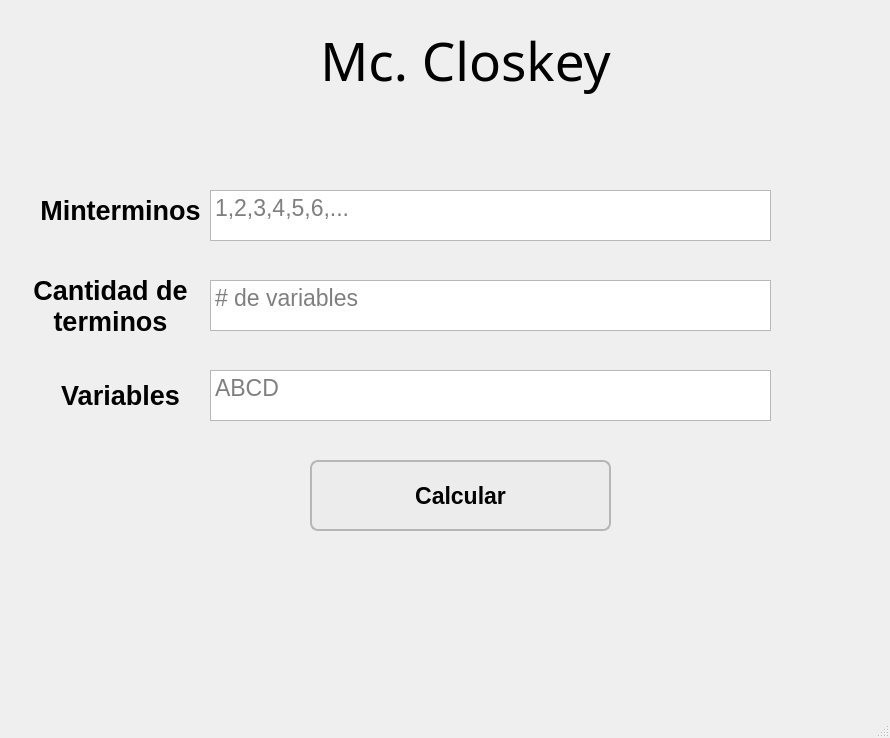
<?xml version="1.0" encoding="UTF-8"?>
<ui version="4.0">
 <class>MainWindow</class>
 <widget class="QMainWindow" name="MainWindow">
  <property name="geometry">
   <rect>
    <x>0</x>
    <y>0</y>
    <width>890</width>
    <height>738</height>
   </rect>
  </property>
  <property name="windowTitle">
   <string>MainWindow</string>
  </property>
  <property name="styleSheet">
   <string notr="true">Qlabel{
font-weight: 1000;
}</string>
  </property>
  <widget class="QWidget" name="centralwidget">
   <widget class="QLabel" name="Titulo_principal">
    <property name="geometry">
     <rect>
      <x>240</x>
      <y>10</y>
      <width>451</width>
      <height>101</height>
     </rect>
    </property>
    <property name="font">
     <font>
      <family>CountryBlueprint</family>
      <pointsize>40</pointsize>
      <italic>false</italic>
      <fontweight>Black</fontweight>
     </font>
    </property>
    <property name="styleSheet">
     <string notr="true">Qlabel{font-weight: 8000;}</string>
    </property>
    <property name="text">
     <string>Mc. Closkey</string>
    </property>
    <property name="alignment">
     <set>Qt::AlignmentFlag::AlignCenter</set>
    </property>
   </widget>
   <widget class="QLabel" name="label_minterminos">
    <property name="geometry">
     <rect>
      <x>30</x>
      <y>180</y>
      <width>181</width>
      <height>61</height>
     </rect>
    </property>
    <property name="font">
     <font>
      <pointsize>20</pointsize>
      <bold>true</bold>
     </font>
    </property>
    <property name="text">
     <string>Minterminos</string>
    </property>
    <property name="alignment">
     <set>Qt::AlignmentFlag::AlignCenter</set>
    </property>
   </widget>
   <widget class="QPushButton" name="calcular">
    <property name="geometry">
     <rect>
      <x>310</x>
      <y>460</y>
      <width>301</width>
      <height>71</height>
     </rect>
    </property>
    <property name="font">
     <font>
      <pointsize>17</pointsize>
      <bold>true</bold>
     </font>
    </property>
    <property name="cursor">
     <cursorShape>PointingHandCursor</cursorShape>
    </property>
    <property name="styleSheet">
     <string notr="true">QPushButton{
                                 padding: 20;
                                   background-color: rgb(236, 236, 236);
                                   border: 2px solid rgb(182, 182, 182);
                                   border-radius: 8px;
}</string>
    </property>
    <property name="text">
     <string>Calcular</string>
    </property>
   </widget>
   <widget class="QLabel" name="label_cantidad">
    <property name="geometry">
     <rect>
      <x>10</x>
      <y>260</y>
      <width>201</width>
      <height>91</height>
     </rect>
    </property>
    <property name="font">
     <font>
      <pointsize>20</pointsize>
      <bold>true</bold>
     </font>
    </property>
    <property name="text">
     <string>Cantidad de terminos</string>
    </property>
    <property name="alignment">
     <set>Qt::AlignmentFlag::AlignCenter</set>
    </property>
    <property name="wordWrap">
     <bool>true</bool>
    </property>
   </widget>
   <widget class="QTextEdit" name="cant_variables">
    <property name="geometry">
     <rect>
      <x>210</x>
      <y>280</y>
      <width>561</width>
      <height>51</height>
     </rect>
    </property>
    <property name="font">
     <font>
      <family>Arial</family>
      <pointsize>17</pointsize>
     </font>
    </property>
    <property name="html">
     <string>&lt;!DOCTYPE HTML PUBLIC &quot;-//W3C//DTD HTML 4.0//EN&quot; &quot;http://www.w3.org/TR/REC-html40/strict.dtd&quot;&gt;
&lt;html&gt;&lt;head&gt;&lt;meta name=&quot;qrichtext&quot; content=&quot;1&quot; /&gt;&lt;meta charset=&quot;utf-8&quot; /&gt;&lt;style type=&quot;text/css&quot;&gt;
p, li { white-space: pre-wrap; }
hr { height: 1px; border-width: 0; }
li.unchecked::marker { content: &quot;\2610&quot;; }
li.checked::marker { content: &quot;\2612&quot;; }
&lt;/style&gt;&lt;/head&gt;&lt;body style=&quot; font-family:'Arial'; font-size:17pt; font-weight:400; font-style:normal;&quot;&gt;
&lt;p align=&quot;center&quot; style=&quot;-qt-paragraph-type:empty; margin-top:0px; margin-bottom:0px; margin-left:0px; margin-right:0px; -qt-block-indent:0; text-indent:0px; font-family:'Segoe UI'; font-size:15pt;&quot;&gt;&lt;br /&gt;&lt;/p&gt;&lt;/body&gt;&lt;/html&gt;</string>
    </property>
    <property name="acceptRichText">
     <bool>true</bool>
    </property>
    <property name="placeholderText">
     <string># de variables</string>
    </property>
   </widget>
   <widget class="QTextEdit" name="minterminos">
    <property name="geometry">
     <rect>
      <x>210</x>
      <y>190</y>
      <width>561</width>
      <height>51</height>
     </rect>
    </property>
    <property name="font">
     <font>
      <family>Arial</family>
      <pointsize>17</pointsize>
     </font>
    </property>
    <property name="html">
     <string>&lt;!DOCTYPE HTML PUBLIC &quot;-//W3C//DTD HTML 4.0//EN&quot; &quot;http://www.w3.org/TR/REC-html40/strict.dtd&quot;&gt;
&lt;html&gt;&lt;head&gt;&lt;meta name=&quot;qrichtext&quot; content=&quot;1&quot; /&gt;&lt;meta charset=&quot;utf-8&quot; /&gt;&lt;style type=&quot;text/css&quot;&gt;
p, li { white-space: pre-wrap; }
hr { height: 1px; border-width: 0; }
li.unchecked::marker { content: &quot;\2610&quot;; }
li.checked::marker { content: &quot;\2612&quot;; }
&lt;/style&gt;&lt;/head&gt;&lt;body style=&quot; font-family:'Arial'; font-size:17pt; font-weight:400; font-style:normal;&quot;&gt;
&lt;p align=&quot;center&quot; style=&quot;-qt-paragraph-type:empty; margin-top:0px; margin-bottom:0px; margin-left:0px; margin-right:0px; -qt-block-indent:0; text-indent:0px; font-family:'Segoe UI'; font-size:15pt;&quot;&gt;&lt;br /&gt;&lt;/p&gt;&lt;/body&gt;&lt;/html&gt;</string>
    </property>
    <property name="acceptRichText">
     <bool>true</bool>
    </property>
    <property name="placeholderText">
     <string>1,2,3,4,5,6,...</string>
    </property>
   </widget>
   <widget class="QLabel" name="label_variabls">
    <property name="geometry">
     <rect>
      <x>20</x>
      <y>350</y>
      <width>201</width>
      <height>91</height>
     </rect>
    </property>
    <property name="font">
     <font>
      <pointsize>20</pointsize>
      <bold>true</bold>
     </font>
    </property>
    <property name="text">
     <string>Variables</string>
    </property>
    <property name="alignment">
     <set>Qt::AlignmentFlag::AlignCenter</set>
    </property>
    <property name="wordWrap">
     <bool>true</bool>
    </property>
   </widget>
   <widget class="QTextEdit" name="variables">
    <property name="geometry">
     <rect>
      <x>210</x>
      <y>370</y>
      <width>561</width>
      <height>51</height>
     </rect>
    </property>
    <property name="font">
     <font>
      <family>Arial</family>
      <pointsize>17</pointsize>
     </font>
    </property>
    <property name="html">
     <string>&lt;!DOCTYPE HTML PUBLIC &quot;-//W3C//DTD HTML 4.0//EN&quot; &quot;http://www.w3.org/TR/REC-html40/strict.dtd&quot;&gt;
&lt;html&gt;&lt;head&gt;&lt;meta name=&quot;qrichtext&quot; content=&quot;1&quot; /&gt;&lt;meta charset=&quot;utf-8&quot; /&gt;&lt;style type=&quot;text/css&quot;&gt;
p, li { white-space: pre-wrap; }
hr { height: 1px; border-width: 0; }
li.unchecked::marker { content: &quot;\2610&quot;; }
li.checked::marker { content: &quot;\2612&quot;; }
&lt;/style&gt;&lt;/head&gt;&lt;body style=&quot; font-family:'Arial'; font-size:17pt; font-weight:400; font-style:normal;&quot;&gt;
&lt;p align=&quot;center&quot; style=&quot;-qt-paragraph-type:empty; margin-top:0px; margin-bottom:0px; margin-left:0px; margin-right:0px; -qt-block-indent:0; text-indent:0px; font-family:'Segoe UI'; font-size:15pt;&quot;&gt;&lt;br /&gt;&lt;/p&gt;&lt;/body&gt;&lt;/html&gt;</string>
    </property>
    <property name="acceptRichText">
     <bool>true</bool>
    </property>
    <property name="placeholderText">
     <string>ABCD</string>
    </property>
   </widget>
   <widget class="QLabel" name="fondo_pantalla">
    <property name="geometry">
     <rect>
      <x>-10</x>
      <y>0</y>
      <width>911</width>
      <height>741</height>
     </rect>
    </property>
    <property name="text">
     <string>&lt;html&gt;&lt;head/&gt;&lt;body&gt;&lt;p&gt;|&lt;img src=&quot;:/fondo_pantalla/94-948666_m.jpg&quot;/&gt;&lt;/p&gt;&lt;/body&gt;&lt;/html&gt;</string>
    </property>
   </widget>
   <zorder>fondo_pantalla</zorder>
   <zorder>Titulo_principal</zorder>
   <zorder>label_minterminos</zorder>
   <zorder>calcular</zorder>
   <zorder>label_cantidad</zorder>
   <zorder>cant_variables</zorder>
   <zorder>minterminos</zorder>
   <zorder>label_variabls</zorder>
   <zorder>variables</zorder>
  </widget>
  <widget class="QStatusBar" name="statusbar"/>
 </widget>
 <resources>
  <include location="../src/img/fondo.qrc"/>
 </resources>
 <connections/>
</ui>
